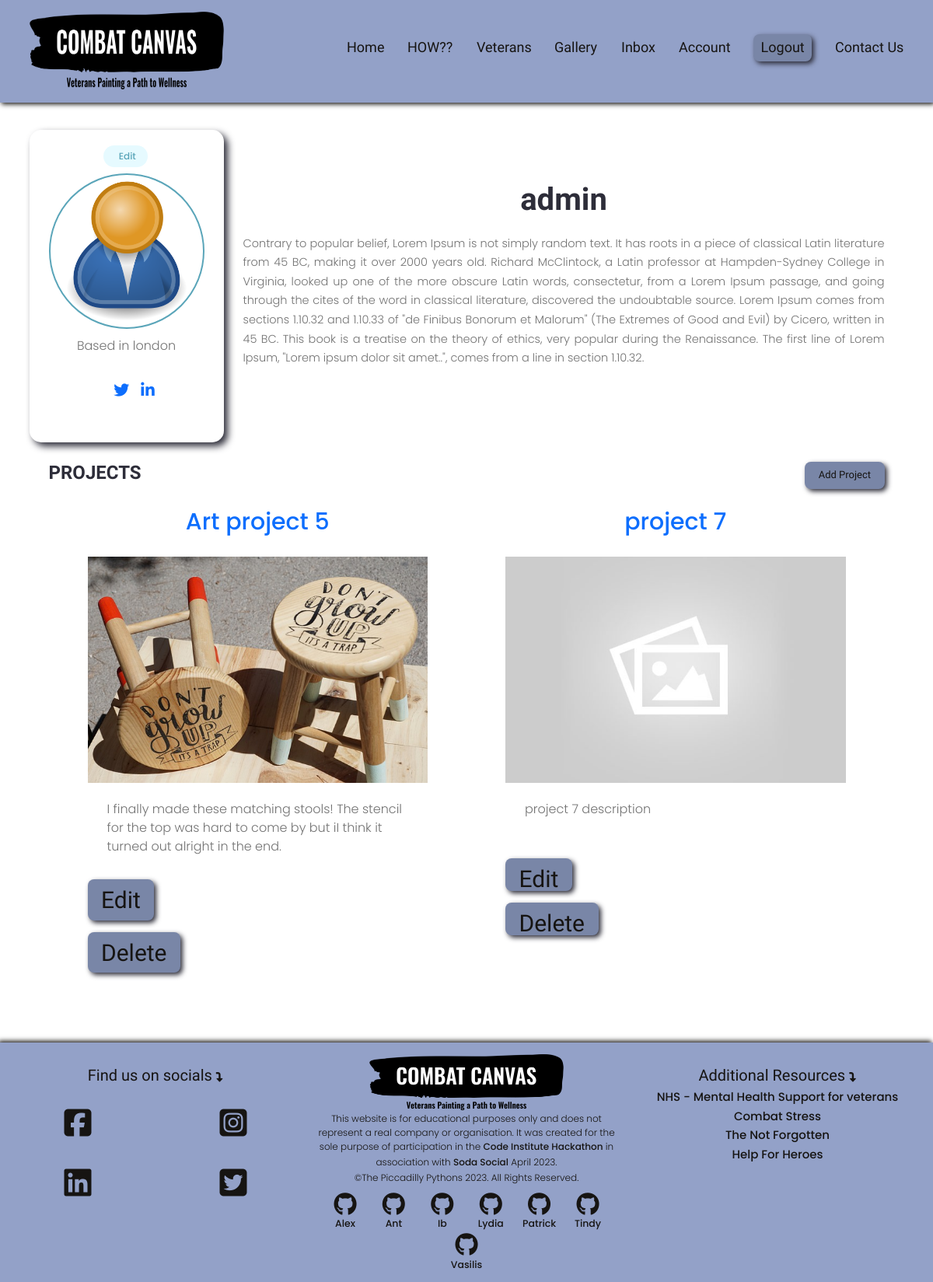
The app's page /users/account/ (signed in), older data.
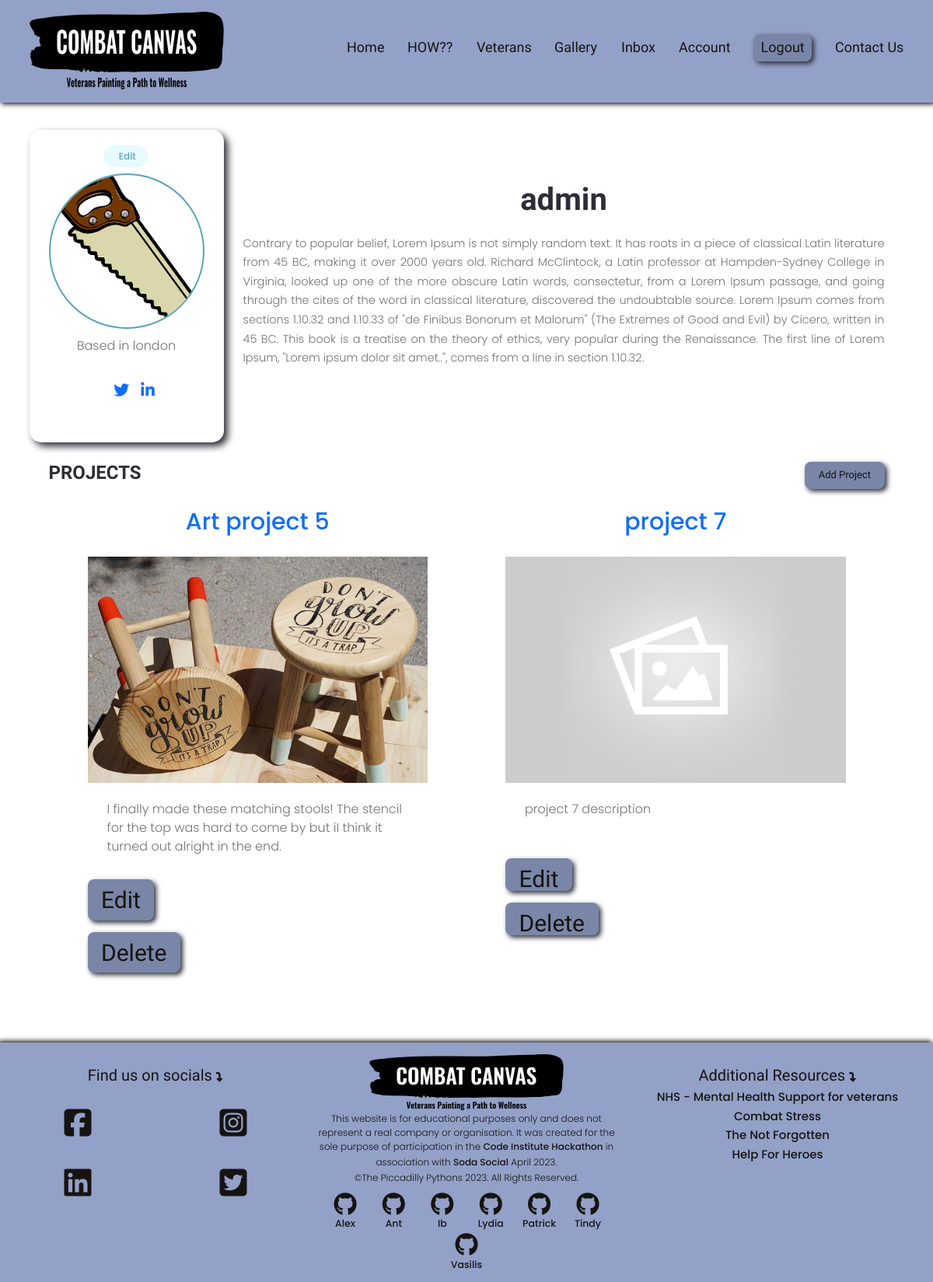
The same page, newer data.
### users/models.py (models this page shows, shortened)
class Profile(models.Model):
    user = models.OneToOneField(
        User, on_delete=models.CASCADE, null=True, blank=True)
    name = models.CharField(max_length=200, blank=True, null=True)
    email = models.EmailField(max_length=500, blank=True, null=True)
    username = models.CharField(max_length=200, blank=True, null=True)
    location = models.CharField(max_length=200, blank=True, null=True)
    short_intro = models.CharField(max_length=200, blank=True, null=True)
    bio = models.TextField(blank=True, null=True)
    profile_image = models.ImageField(
        null=True, blank=True, upload_to='profiles/', default="profiles/user-default.png")
    social_twitter = models.CharField(max_length=200, blank=True, null=True)
    social_linkedin = models.CharField(max_length=200, blank=True, null=True)
    social_youtube = models.CharField(max_length=200, blank=True, null=True)
    social_website = models.CharField(max_length=200, blank=True, null=True)
    created = models.DateTimeField(auto_now_add=True)
    id = models.UUIDField(default=uuid.uuid4, unique=True,
                          primary_key=True, editable=False)
    class Meta:
        ordering = ['created']
    @property
    def imageURL(self):
        try:
            url = self.profile_image.url
        except:
            url = ''
        return url

### projects/models.py (models this page shows, shortened)
class Project(models.Model):
    owner = models.ForeignKey(
        Profile, null=True, blank=True, on_delete=models.CASCADE)
    title = models.CharField(max_length=200)
    description = models.TextField(null=True, blank=True)
    featured_image = models.ImageField(
        null=True, blank=True, default="default.jpg")
    demo_link = models.CharField(max_length=2000, null=True, blank=True)
    tags = models.ManyToManyField('Tag', blank=True)
    vote_total = models.IntegerField(default=0, null=True, blank=True)
    vote_ratio = models.IntegerField(default=0, null=True, blank=True)
    created = models.DateTimeField(auto_now_add=True)
    id = models.UUIDField(default=uuid.uuid4, unique=True,
                          primary_key=True, editable=False)
    class Meta:
        ordering = ['-vote_ratio', '-vote_total', 'title']
    @property
    def imageURL(self):
        try:
            url = self.featured_image.url
        except:
            url = ''
        return url

### users/views.py (the view)
# urls.py: path('account/', views.userAccount, name="account"),
@login_required(login_url='login')
def userAccount(request):
    profile = request.user.profile
    projects = profile.project_set.all()
    context = {'profile': profile, 'projects': projects}
    return render(request, 'users/account.html', context)

### users/templates/users/account.html (shortened to what this page needs)
{% extends 'base.html' %}
{% block content %}
<main class="settingsPage profile my-md">
  <div class="container">
    <div class="account-layout">
      <div class="account-about-con">
        <div class="column column--1of3">
          <div class="card text-center">
            <div class="card__body user">
              <a class="tag tag--pill tag--main settings__btn" href="{% url 'edit-account' %}">
                Edit</a>
              <img class="avatar avatar--xl user__avatar" src="{{profile.imageURL}}" />
              <p class="user__location">Based in {{profile.location}}</p>
              <ul class="user__social">
                {% if profile.social_twitter %}
                <li>
                  <a title="Twitter" href="{{profile.social_twitter}}" target="_blank"><i
                      class="fa-brands fa-twitter"></i></a>
                </li>
                {% endif %}
                {% if profile.social_linkedin %}
                <li>
                  <a title="LinkedIn" href="{{profile.social_linkedin}}" target="_blank"><i
                      class="fab fa-linkedin-in"></i></a>
                </li>
                {% endif %}
              </ul>
            </div>
          </div>
        </div>
        <div class="column column--2of3">
          <div class="userInfo">
            <h2 class="user__name account-desktop-mode">{{profile.name}}</h2>
            <p class="userInfo__about">{{profile.bio}}</p>
          </div>
        </div>
      </div>
      <div class="account-projects-con">
        <div class="settings">
          <h2 class="settings__title">Projects</h2>
          <button class="btn btn--sub">
            <a href="{% url 'create-project' %}"> Add Project</a></button>
        </div>
        <div class="my-projects-container">
          {% for project in projects %}
          <div class="project-card">
            <a href="{% url 'project' project.id %}">{{project.title}}</a>
            <div class="project-card-info">
              <a href="{% url 'project' project.id %}"><img src="{{project.imageURL}}" alt="Project Thumbnail" /></a>
              <p>{{project.description|slice:"150"}}</p>
              <button class="btn btn--sub">
                <a href="{% url 'update-project' project.id %}"> Edit</a>
              </button>
              <br>
              <button class="btn btn--sub">
              <a href="{% url 'delete-project'  project.id %}?next=/account">
                Delete</a>
              </button>
            </div>
          </div>
          {% endfor %}
        </div>
      </div>
    </div>
  </div>
</main>
{% endblock %}

### templates/base.html (shortened to what this page needs)
<!DOCTYPE html>
{% load static %}
<html lang="en">
<head>
    <link rel="stylesheet" href="https://cdn.iconmonstr.com/1.3.0/css/iconmonstr-iconic-font.min.css" />
    <link rel="stylesheet" href="{% static 'uikit/styles/uikit.css' %}" />
    <link href="https://cdn.jsdelivr.net/npm/bootstrap@5.0.2/dist/css/bootstrap.min.css" rel="stylesheet"
>
    <link rel="stylesheet" href="{% static 'styles/app.css' %}" />
</head>
<body>
    {% include 'navbar.html' %}
    {% block content %}
    {% endblock content %}
    {% include 'footer.html' %}
</body>
</html>

### templates/navbar.html (shortened to what this page needs)
{% load static %}
  <header class="header">
    <div class="container container--narrow">
      <a href="{% url 'home' %}" class="header__logo">
        <img src="{% static 'images/logo1.png' %}" alt="Logo" />
      </a>
      <nav class="header__nav">
        <ul class="header__menu">
          <li class="header__menuItem hvr-underline-from-center"><a class="header__link" href="{% url 'home' %}">Home</a></li>
          <li class="header__menuItem hvr-underline-from-center"><a class="header__link" href="{% url 'arttherapy' %}">HOW??</a></li>
          <li class="header__menuItem hvr-underline-from-center"><a class="header__link" href="{% url 'profiles' %}">Veterans</a></li>
          <li class="header__menuItem hvr-underline-from-center"><a class="header__link" href="{% url 'projects' %}">Gallery</a></li>
          {% if request.user.is_authenticated %}
          <li class="header__menuItem hvr-underline-from-center"><a class="header__link" href="{% url 'inbox' %}">Inbox</a></li>
          <li class="header__menuItem hvr-underline-from-center"><a class="header__link" href="{% url 'account' %}">Account</a></li>
          <li class="header__menuItem"><a href="{% url 'logout' %}" class="btn btn--sub">Logout</a></li>
          {% else %}
          <li class="header__menuItem"><a href="{% url 'login' %}" class="btn btn--sub">Login/Sign Up</a></li>
          {% endif %}
           <li class="header__menuItem hvr-underline-from-center"><a class="header__link" href="{% url 'contact' %}">Contact Us</a></li>
        </ul>
      </nav>
    </div>
  </header>

### templates/footer.html
{% load static %}
<footer class="container-fluid">
    <div class="row">
        <div class="col-12 col-md-4 footer-center pt-5 order-1">
            <h2>Find us on socials&nbsp<i class="fa-solid fa-turn-down fs-5"></i></h2>
            <ul class="row list-unstyled">
                <li class="col-6 social-icon">
                    <a href="https://www.facebook.com" target="_blank">
                        <i class="fa-brands fa-square-facebook"></i>
                    </a>
                </li>
                <li class="col-6 social-icon">
                    <a href="https://www.instagram.com" target="_blank">
                        <i class="fa-brands fa-square-instagram"></i>
                    </a>
                </li>
                <li class="col-6 social-icon">
                    <a href="https://www.linkedin.com" target="_blank">
                        <i class="fa-brands fa-linkedin"></i>
                    </a>
                </li>
                <li class="col-6 social-icon">
                    <a href="https://www.twitter.com" target="_blank">
                        <i class="fa-brands fa-square-twitter"></i>
                    </a>
                </li>
            </ul>
        </div>
        <div class="col-12 col-md-4 order-3 order-md-2">
            <ul class="list-unstyled">
                <li class="footer-center">
                    <a href="{% url 'home' %}">
                        <img id="footer-logo" src="{% static 'images/logo1.png' %}" alt="Combat canvas logo">
                    </a>
                </li>
                <li class="footer-center">
                    <p id="disclaimer">This website is for educational purposes only and does not represent a real
                        company or organisation. It was created for the sole purpose of participation in the <a
                            href="https://hackathon.codeinstitute.net/" target="_blank">Code Institute Hackathon</a> in
                        association with <a href="https://www.trustinsoda.com/" target="_blank">Soda Social</a> April
                        2023. <br>©The Piccadilly Pythons 2023. All Rights Reserved.</p>
                </li>
                <li class="footer-center fs-5">
                    <a href="https://github.com/alexdoherty01" target="_blank"><i class="fa-brands fa-github github-icons"></i><br>Alex</a>
                    <a href="https://github.com/Ant2210" target="_blank"><i class="fa-brands fa-github github-icons"></i><br>Ant</a>
                    <a href="https://github.com/daat2" target="_blank"><i class="fa-brands fa-github github-icons"></i><br>Ib</a>
                    <a href="https://github.com/Lydiajoy97" target="_blank"><i class="fa-brands fa-github github-icons"></i><br>Lydia</a>
                    <a href="https://github.com/PVieira04" target="_blank"><i class="fa-brands fa-github github-icons"></i><br>Patrick</a>
                    <a href="https://github.com/tindyc" target="_blank"><i class="fa-brands fa-github github-icons"></i><br>Tindy</a>
                    <a href="https://github.com/vasileios20" target="_blank"><i class="fa-brands fa-github github-icons"></i><br>Vasilis</a>
                </li>
            </ul>
        </div>
        <div class="col-12 col-md-4 pt-5 px-5 footer-center order-2 order-md-3">
            <h2>Additional Resources&nbsp<i class="fa-solid fa-turn-down fs-5"></i></h2>
            <ul class="list-unstyled fs-4">
                <li>
                    <a href="https://www.nhs.uk/nhs-services/armed-forces-community/mental-health/veterans-reservists/"
                        target="_blank">NHS - Mental Health Support for veterans</a>
                </li>
                <li>
                    <a href="https://combatstress.org.uk/" target="_blank">Combat Stress</a>
                </li>
                <li>
                    <a href="https://thenotforgotten.org/" target="_blank">The Not Forgotten</a>
                </li>
                <li>
                    <a href="https://www.helpforheroes.org.uk/" target="_blank">Help For Heroes</a>
                </li>
            </ul>
        </div>
    </div>
</footer>

### static/styles/app.css (style rules this page uses)
:root { --color-sub: #2d2d39; }
a { text-decoration: none; }
.btn--sub { background-color: #7986a7; border-radius: 8px; min-height: 35px; min-width: 75px; box-shadow: 3px 3px 6px #2d2d39; border: none; color: #161412; transition: transform 0.25s ease-in-out, box-shadow 0.25s ease-in-out; }
.btn--sub a { color: #161412; padding: 0px 10px; font-size: small; font-family: 'Oswald', sans-serif; }
.card { border: 2px solid var(--color-light); border-radius: 15px; box-shadow: 5px 5px 10px #2d2d39; }
img { width: 100%; }
.header { position: sticky; z-index: 111; background-color: #93A1C8; padding: 1.5rem 0; box-shadow: 2px 2px 6px #161412; }
.header > .container { display: flex; justify-content: space-between; align-items: center; }
.header__logo > img { height: 10rem; max-width: 250px; }
.header__nav > ul { display: inline-flex; align-items: center; list-style: none; gap: 3rem; }
.header__menuItem > a { color: #161412; font-family: 'Oswald', sans-serif; font-size: large; text-decoration: none; }
.header__menuItem .header__link { transition: transform 0.3s ease-in-out; }
.hvr-underline-from-center { display: inline-block; vertical-align: middle; -webkit-transform: perspective(1px) translateZ(0); transform: perspective(1px) translateZ(0); box-shadow: 0 0 1px rgba(0, 0, 0, 0); position: relative; overflow: hidden; }
.hvr-underline-from-center:before { content: ""; position: absolute; z-index: -1; left: 51%; right: 51%; bottom: 0; background: #161412; height: 3px; -webkit-transition-property: left, right; transition-property: left, right; -webkit-transition-duration: 0.3s; transition-duration: 0.3s; -webkit-transition-timing-function: ease-out; transition-timing-function: ease-out; }
.column--2of3 { padding: 2rem 2.5rem; display: flex; align-items: center; }
.user__avatar { display: block; margin: auto; }
.user__name { color: var(--color-sub); font-size: 4rem; font-weight: 700; margin-top: 1rem; margin-bottom: 0.5rem; font-family: 'oswald', sans-serif; text-align: center; margin-bottom: 20px; }
.user__location { margin-top: 1rem; }
.user__social { margin: 3rem 0; list-style: none; display: flex; justify-content: center; gap: 1.5rem; font-size: 2em; }
.userInfo { margin-bottom: 3rem; align-self: center; }
.userInfo__title, .settings__title { font-family: 'oswald', sans-serif; text-align: center; }
.userInfo__title, .settings__title { font-family: 'oswald', sans-serif; }
.userInfo__about { font-size: 1.45rem; line-height: 1.7; text-align: justify; }
.account-projects-con { padding: 2rem 2.5rem; }
.account-layout { flex-wrap: nowrap; display: flex; flex-direction: column; align-items: center; }
.card { border: none; }
.account-about-con { display: flex; flex-direction: row; }
.settings { display: flex; justify-content: space-between; align-items: center; }
.settings__title { font-size: 2.4rem; text-transform: uppercase; font-weight: 700; color: var(--color-sub); }
.my-projects-container { display: grid; grid-template-columns: 1fr 1fr; }
.project-card, .project-card-info a { display: flex; flex-direction: column; align-items: center; }
.project-card { padding: 2rem 2.5rem; }
.project-card a { font-size: 3em; }
.project-card-info { display: flex; flex-direction: column; padding: 2rem 2.5rem; }
.project-card-info p { padding: 2rem 2.5rem; flex: 20%; }
footer { background-color: #93A1C8; color: #161412; box-shadow: -2px -2px 6px #161412; }
footer h2 { font-family: 'Oswald', sans-serif; }
footer a { color: #161412; text-decoration: none; transition: transform 0.3s ease-in-out; }
.social-icon { font-size: 4rem; text-align: center; padding-top: 1.5rem; }
.footer-center { text-align: center; }
#footer-logo { padding-top: 1.5rem; max-width: 250px; }
#disclaimer { font-size: 1.2rem; color: #161412; }
.github-icons { font-size: 3rem; padding: 0px 15px; }

### static/uikit/styles/modules/_base.css (style rules this page uses)
* { margin: 0; padding: 0; box-sizing: border-box; text-rendering: optimizeLegibility; color: inherit; font-size: inherit; }
html { font-size: 50%; }
@media only screen and (min-width: 480px) { html { font-size: 56.25%; } }
@media only screen and (min-width: 1200px) { html { font-size: 62.5%; } }
body { line-height: 1.6; font-weight: 400; font-size: 1.5rem; color: var(--color-text); background-color: var(--color-bg); min-height: 100vh; }

### static/uikit/styles/modules/_avatar.css (style rules this page uses)
.avatar { border-radius: 50%; border: 2px solid var(--color-main); object-fit: cover; }
.avatar--xl { height: 20rem; width: 20rem; }

Row changes from the older to the newer data that the page shows:
changed Profile "admin": imageURL: picture added in place of a placeholder
